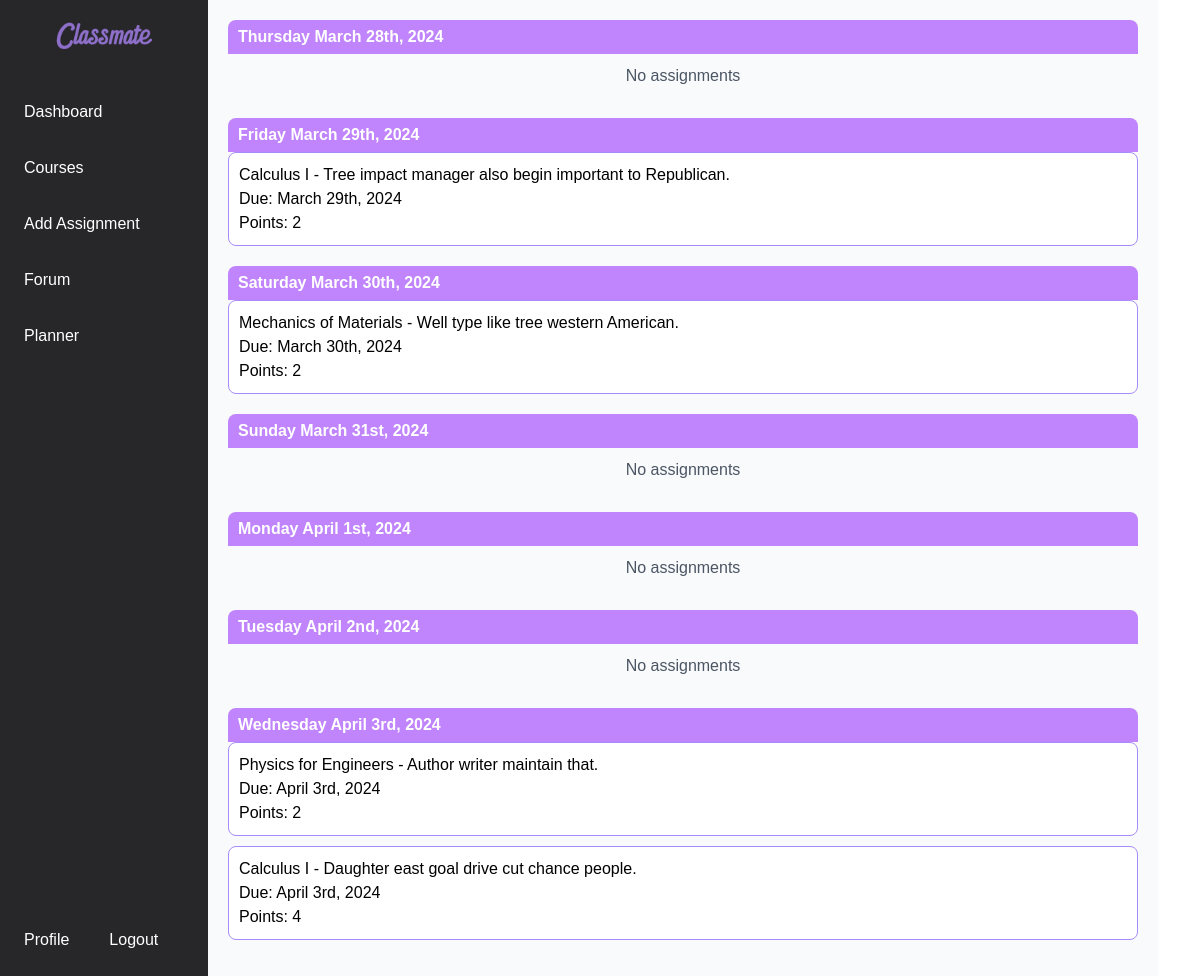
The page /dashboard/ (signed in) on the database its author committed.
### assignments/models.py (models this page shows, shortened)
class Assignment(models.Model):
    owner = models.ForeignKey(Student, on_delete=models.CASCADE, related_name='owned_assignments', null=True)
    student = models.ForeignKey(Student, on_delete=models.CASCADE, related_name='assignments')
    course = models.ForeignKey(Course, on_delete=models.CASCADE)
    title = models.CharField(max_length=255)
    description = models.TextField()
    due_date = models.DateField()
    priority = models.IntegerField()
    estimated_completion_time = models.DurationField(default=datetime.timedelta)

### courses/models.py (models this page shows, shortened)
class Course(models.Model):
    course_name = models.CharField(max_length=255)
    course_code = models.IntegerField()
    crn = models.IntegerField()
    department = models.CharField(max_length=255)
    credit_hours = models.IntegerField()
    description = models.TextField()
    enrolled_students = models.ManyToManyField(Student, related_name='enrolled_courses')

### dashboard/views.py (the view)
# urls.py: path('dashboard/', include('dashboard.urls')),
@login_required
def dashboard(request):
    student = get_object_or_404(Student, account=request.user)
    today = timezone.now().date()
    next_seven_days = [today + timedelta(days=i) for i in range(7)]
    upcoming_assignments = Assignment.objects.filter(
        student=student,  # Adjusted to reference the student
        due_date__range=(today, next_seven_days[-1])
    ).order_by('due_date')
    assignments_by_day = []
    for day in next_seven_days:
        day_assignments = [assignment for assignment in upcoming_assignments if assignment.due_date == day]
        assignments_by_day.append((day, day_assignments))
    user_courses = Course.objects.filter(enrolled_students=student)  # Adjusted to reference the student
    context = {
        'assignments_by_day': assignments_by_day,
        'user_courses': user_courses,
    }
    return render(request, 'dashboard/dashboard.html', context)

### dashboard/templates/dashboard/dashboard.html (shortened to what this page needs)
{% load static %}
<!DOCTYPE html>
<html>
<head>
    <script src="https://cdn.tailwindcss.com"></script>
</head>
<body>
<div class="sidebar fixed inset-y-0 left-0 bg-zinc-800 text-white w-52 flex flex-col justify-between z-50">
    <div>
        <div class="p-4 flex justify-center items-center">
            <a href="{% url 'homepage' %}">
                <img src="{% static 'classmate.png' %}" alt="Logo" class="h-10">
            </a>
        </div>
        <div class="flex-1 space-y-2 py-4 flex flex-col justify-center">
            <a href="{% url 'dashboard:dashboard' %}" class="flex items-center space-x-2 px-4 py-3 rounded-md hover:bg-zinc-700">
                <span>Dashboard</span>
            </a>
            <div class="group">
                <a href="javascript:void(0);" id="courses-btn" class="flex items-center space-x-2 px-4 py-3 rounded-md hover:bg-zinc-700">
                    <span>Courses</span>
                </a>
            </div>
            <a href="{% url 'dashboard:add_assignment' %}" class="flex items-center space-x-2 px-4 py-3 rounded-md hover:bg-zinc-600">
                <span>Add Assignment</span>
            </a>
            <a href="{% url 'forum:courseList' %}" class="flex items-center space-x-2 px-4 py-3 rounded-md hover:bg-zinc-700">
                <span>Forum</span>
            </a>
            <a href="{% url 'planner:monthly' %}" class="flex items-center space-x-2 px-4 py-3 rounded-md hover:bg-zinc-700">
                <span>Planner</span>
            </a>
        </div>
    </div>
    <div class="pb-4 flex flex-row">
        <div>
            <a href="{% url 'user:viewProfile' %}" class="flex items-center space-x-2 px-4 py-3 rounded-md hover:bg-zinc-700">
                <span>Profile</span>
            </a>
        </div>
        <div>
            <a href="{% url 'logout' %}" class="flex items-center space-x-2 px-4 py-3 rounded-md hover:bg-zinc-700">
                <span>Logout</span>
            </a>
        </div>
    </div>
</div>
    <div class="dashboard-container bg-slate-50">
        <main>
            {% for date, assignments in assignments_by_day %}
            <div class="day-container">
                <h3 class="card-header bg-purple-400">{{ date|date:"l F jS, Y" }}</h3>
                {% if assignments %}
                    <div class="assignments-container">
                        {% for assignment in assignments %}
                            <a href="{% url 'dashboard:edit_assignment' assignment.id %}">
                                <div class="assignment-card">
                                    <div class="card-body">
                                        <p>{{ assignment.course.course_name }} - {{ assignment.title }}</p>
                                        <p>Due: {{ assignment.due_date|date:"F jS, Y" }}</p>
                                        <p>Points: {{ assignment.priority }}</p>
                                    </div>
                                </div>
                            </a>
                        {% endfor %}
                    </div>
                {% else %}
                    <div class="no-assignments">No assignments</div>
                {% endif %}
            </div>
            {% endfor %}
        </main>
    </div>
</body>
</html>

### dashboard/templates/dashboard/dashboard.html (style rules this page uses)
body { display: flex; margin: 0; font-family: Arial, sans-serif; height: 100vh; overflow: hidden; }
.dashboard-container { margin-left: 208px; width: calc(100% - 250px); padding: 20px; overflow: auto; height: 100vh; }
.day-container { margin-bottom: 20px; }
.assignments-container { display: flex; flex-direction: column; gap: 10px; }
.assignment-card { border: 1px solid #a78bfa; border-radius: 8px; padding: 10px; background-color: white; }
.card-header { color: white; font-weight: bold; padding: 5px 10px; border-top-left-radius: 8px; border-top-right-radius: 8px; }
.no-assignments { text-align: center; color: #4b5563; padding: 10px; }

### rows shown on the page
Assignment: date "Friday March 29th, 2024", course.course_name "Calculus I", title "Tree impact manager also begin important to Republican.", due_date "March 29th, 2024", priority "2"
Assignment: date "Saturday March 30th, 2024", course.course_name "Mechanics of Materials", title "Well type like tree western American.", due_date "March 30th, 2024", priority "2"
Assignment: date "Wednesday April 3rd, 2024", course.course_name "Physics for Engineers", title "Author writer maintain that.", due_date "April 3rd, 2024", priority "2"
Assignment: course.course_name "Calculus I", title "Daughter east goal drive cut chance people.", due_date "April 3rd, 2024", priority "4"

### other values the page prints
{{ date|date:"l F jS, Y" }} "Thursday March 28th, 2024" "Sunday March 31st, 2024" "Monday April 1st, 2024" "Tuesday April 2nd, 2024"
